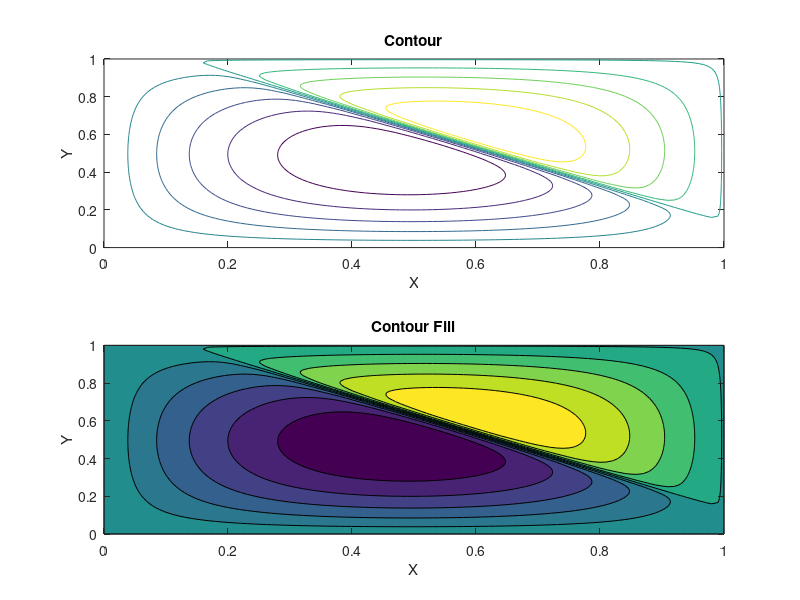

Write MATLAB code to recreate this figure.
%Lab 4 test work 4 --> Sirawit Lappisatepun M.4/6 No.29
x=[0:0.01:1];
y=[0:0.01:1];
[X,Y]=meshgrid(x,y);
Z=X.*(1-X).*Y.*(1-Y).*atan(100.*(((X+Y)./sqrt(2))-0.8));
subplot(2,1,1)
contour(X,Y,Z)
title('Contour')
xlabel('X')
ylabel('Y')
subplot(2,1,2)
contourf(X,Y,Z)
title('Contour Fill')
xlabel('X')
ylabel('Y')
%Code Ended